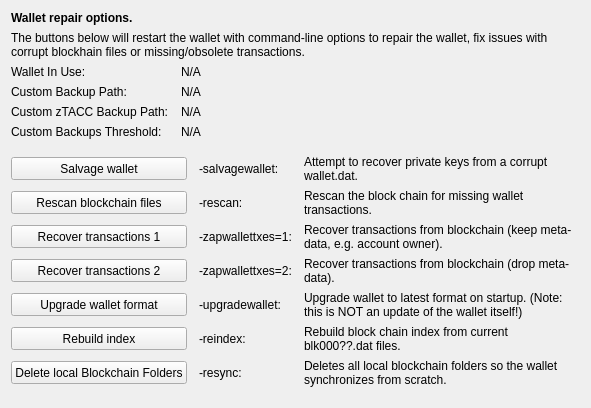
     <widget class="QWidget" name="tab_repair">
      <attribute name="title">
       <string>&amp;Wallet Repair</string>
      </attribute>
      <layout class="QGridLayout" name="gridLayout_4" columnstretch="0,0,0,0">
       <property name="horizontalSpacing">
        <number>12</number>
       </property>
       <item row="0" column="0" colspan="4">
        <widget class="QLabel" name="label_repair_header">
         <property name="font">
          <font>
           <weight>75</weight>
           <bold>true</bold>
          </font>
         </property>
         <property name="text">
          <string>Wallet repair options.</string>
         </property>
        </widget>
       </item>
       <item row="1" column="0" colspan="4">
        <widget class="QLabel" name="label_repair_helptext">
         <property name="font">
          <font>
           <weight>50</weight>
           <bold>false</bold>
          </font>
         </property>
         <property name="text">
          <string>The buttons below will restart the wallet with command-line options to repair the wallet, fix issues with corrupt blockhain files or missing/obsolete transactions.</string>
         </property>
         <property name="wordWrap">
          <bool>true</bool>
         </property>
        </widget>
       </item>
       <item row="2" column="0">
        <widget class="QLabel" name="wallet_path_label">
         <property name="text">
          <string>Wallet In Use:</string>
         </property>
        </widget>
       </item>
       <item row="2" column="1" colspan="3">
        <widget class="QLabel" name="wallet_path">
         <property name="cursor">
          <cursorShape>IBeamCursor</cursorShape>
         </property>
         <property name="text">
          <string>N/A</string>
         </property>
         <property name="textFormat">
          <enum>Qt::PlainText</enum>
         </property>
         <property name="textInteractionFlags">
          <set>Qt::LinksAccessibleByMouse|Qt::TextSelectableByKeyboard|Qt::TextSelectableByMouse</set>
         </property>
        </widget>
       </item>
       <item row="3" column="0">
        <widget class="QLabel" name="wallet_custombackuppath_label">
         <property name="visible">
          <bool>false</bool>
         </property>
         <property name="text">
          <string>Custom Backup Path:</string>
         </property>
        </widget>
       </item>
       <item row="3" column="1" colspan="3">
        <widget class="QLabel" name="wallet_custombackuppath">
         <property name="cursor">
          <cursorShape>IBeamCursor</cursorShape>
         </property>
         <property name="visible">
          <bool>false</bool>
         </property>
         <property name="text">
          <string>N/A</string>
         </property>
         <property name="textFormat">
          <enum>Qt::PlainText</enum>
         </property>
         <property name="textInteractionFlags">
          <set>Qt::LinksAccessibleByMouse|Qt::TextSelectableByKeyboard|Qt::TextSelectableByMouse</set>
         </property>
        </widget>
       </item>
       <item row="4" column="0">
        <widget class="QLabel" name="wallet_customzpivbackuppath_label">
         <property name="visible">
          <bool>false</bool>
         </property>
         <property name="text">
          <string>Custom zTACC Backup Path:</string>
         </property>
        </widget>
       </item>
       <item row="4" column="1" colspan="3">
        <widget class="QLabel" name="wallet_customzpivbackuppath">
         <property name="cursor">
          <cursorShape>IBeamCursor</cursorShape>
         </property>
         <property name="visible">
          <bool>false</bool>
         </property>
         <property name="text">
          <string>N/A</string>
         </property>
         <property name="textFormat">
          <enum>Qt::PlainText</enum>
         </property>
         <property name="textInteractionFlags">
          <set>Qt::LinksAccessibleByMouse|Qt::TextSelectableByKeyboard|Qt::TextSelectableByMouse</set>
         </property>
        </widget>
       </item>
       <item row="5" column="0">
        <widget class="QLabel" name="wallet_custombackupthreshold_label">
         <property name="visible">
          <bool>false</bool>
         </property>
         <property name="text">
          <string>Custom Backups Threshold:</string>
         </property>
        </widget>
       </item>
       <item row="5" column="1" colspan="3">
        <widget class="QLabel" name="wallet_custombackupthreshold">
         <property name="cursor">
          <cursorShape>IBeamCursor</cursorShape>
         </property>
         <property name="visible">
          <bool>false</bool>
         </property>
         <property name="text">
          <string>N/A</string>
         </property>
         <property name="textFormat">
          <enum>Qt::PlainText</enum>
         </property>
         <property name="textInteractionFlags">
          <set>Qt::LinksAccessibleByMouse|Qt::TextSelectableByKeyboard|Qt::TextSelectableByMouse</set>
         </property>
        </widget>
       </item>
       <item row="6" column="0">
        <spacer name="verticalSpacer_repair1">
         <property name="orientation">
          <enum>Qt::Vertical</enum>
         </property>
         <property name="sizeHint" stdset="0">
          <size>
           <width>10</width>
           <height>10</height>
          </size>
         </property>
        </spacer>
       </item>
       <item row="7" column="0" colspan="2">
        <widget class="QPushButton" name="btn_salvagewallet">
         <property name="minimumSize">
          <size>
           <width>100</width>
           <height>23</height>
          </size>
         </property>
         <property name="text">
          <string>Salvage wallet</string>
         </property>
        </widget>
       </item>
       <item row="7" column="2">
        <widget class="QLabel" name="label_repair_salvage_command">
         <property name="text">
          <string notr="true">-salvagewallet:</string>
         </property>
        </widget>
       </item>
       <item row="7" column="3">
        <widget class="QLabel" name="label_repair_salvage">
         <property name="text">
          <string>Attempt to recover private keys from a corrupt wallet.dat.</string>
         </property>
         <property name="wordWrap">
          <bool>true</bool>
         </property>
        </widget>
       </item>
       <item row="8" column="0" colspan="2">
        <widget class="QPushButton" name="btn_rescan">
         <property name="minimumSize">
          <size>
           <width>100</width>
           <height>23</height>
          </size>
         </property>
         <property name="text">
          <string>Rescan blockchain files</string>
         </property>
        </widget>
       </item>
       <item row="8" column="2">
        <widget class="QLabel" name="label_repair_rescan_command">
         <property name="text">
          <string notr="true">-rescan:</string>
         </property>
        </widget>
       </item>
       <item row="8" column="3">
        <widget class="QLabel" name="label_repair_rescan">
         <property name="text">
          <string>Rescan the block chain for missing wallet transactions.</string>
         </property>
         <property name="wordWrap">
          <bool>true</bool>
         </property>
        </widget>
       </item>
       <item row="9" column="0" colspan="2">
        <widget class="QPushButton" name="btn_zapwallettxes1">
         <property name="minimumSize">
          <size>
           <width>100</width>
           <height>23</height>
          </size>
         </property>
         <property name="text">
          <string>Recover transactions 1</string>
         </property>
        </widget>
       </item>
       <item row="9" column="2">
        <widget class="QLabel" name="label_repair_zap1_command">
         <property name="text">
          <string notr="true">-zapwallettxes=1:</string>
         </property>
        </widget>
       </item>
       <item row="9" column="3">
        <widget class="QLabel" name="label_repair_zap1">
         <property name="text">
          <string>Recover transactions from blockchain (keep meta-data, e.g. account owner).</string>
         </property>
         <property name="wordWrap">
          <bool>true</bool>
         </property>
        </widget>
       </item>
       <item row="10" column="0" colspan="2">
        <widget class="QPushButton" name="btn_zapwallettxes2">
         <property name="minimumSize">
          <size>
           <width>100</width>
           <height>23</height>
          </size>
         </property>
         <property name="text">
          <string>Recover transactions 2</string>
         </property>
        </widget>
       </item>
       <item row="10" column="2">
        <widget class="QLabel" name="label_repair_zap2_command">
         <property name="text">
          <string notr="true">-zapwallettxes=2:</string>
         </property>
        </widget>
       </item>
       <item row="10" column="3">
        <widget class="QLabel" name="label_repair_zap2">
         <property name="text">
          <string>Recover transactions from blockchain (drop meta-data).</string>
         </property>
         <property name="wordWrap">
          <bool>true</bool>
         </property>
        </widget>
       </item>
       <item row="11" column="0" colspan="2">
        <widget class="QPushButton" name="btn_upgradewallet">
         <property name="minimumSize">
          <size>
           <width>100</width>
           <height>23</height>
          </size>
         </property>
         <property name="text">
          <string>Upgrade wallet format</string>
         </property>
        </widget>
       </item>
       <item row="11" column="2">
        <widget class="QLabel" name="label_repair_upgrade_command">
         <property name="text">
          <string notr="true">-upgradewallet:</string>
         </property>
        </widget>
       </item>
       <item row="11" column="3">
        <widget class="QLabel" name="label_repair_upgrade">
         <property name="text">
          <string>Upgrade wallet to latest format on startup. (Note: this is NOT an update of the wallet itself!)</string>
         </property>
         <property name="wordWrap">
          <bool>true</bool>
         </property>
        </widget>
       </item>
       <item row="12" column="0" colspan="2">
        <widget class="QPushButton" name="btn_reindex">
         <property name="minimumSize">
          <size>
           <width>100</width>
           <height>23</height>
          </size>
         </property>
         <property name="text">
          <string>Rebuild index</string>
         </property>
        </widget>
       </item>
       <item row="12" column="2">
        <widget class="QLabel" name="label_repair_reindex_command">
         <property name="text">
          <string notr="true">-reindex:</string>
         </property>
        </widget>
       </item>
       <item row="12" column="3">
        <widget class="QLabel" name="label_repair_reindex">
         <property name="text">
          <string>Rebuild block chain index from current blk000??.dat files.</string>
         </property>
         <property name="wordWrap">
          <bool>true</bool>
         </property>
        </widget>
       </item>
       <item row="13" column="0" colspan="2">
        <widget class="QPushButton" name="btn_resync">
         <property name="minimumSize">
          <size>
           <width>100</width>
           <height>23</height>
          </size>
         </property>
         <property name="text">
          <string>Delete local Blockchain Folders</string>
         </property>
        </widget>
       </item>
       <item row="13" column="2">
        <widget class="QLabel" name="label_repair_resync_command">
         <property name="text">
          <string>-resync:</string>
         </property>
        </widget>
       </item>
       <item row="13" column="3">
        <widget class="QLabel" name="label_repair_resync">
         <property name="text">
          <string>Deletes all local blockchain folders so the wallet synchronizes from scratch.</string>
         </property>
         <property name="wordWrap">
          <bool>true</bool>
         </property>
        </widget>
       </item>
       <item row="14" column="0">
        <spacer name="verticalSpacer_repair2">
         <property name="orientation">
          <enum>Qt::Vertical</enum>
         </property>
         <property name="sizeHint" stdset="0">
          <size>
           <width>20</width>
           <height>10</height>
          </size>
         </property>
        </spacer>
       </item>
      </layout>
     </widget>
